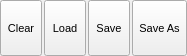
<?xml version="1.0" encoding="UTF-8"?>
<ui version="4.0">
 <class>FileSessionPopup</class>
 <widget class="QWidget" name="FileSessionPopup">
  <property name="geometry">
   <rect>
    <x>0</x>
    <y>0</y>
    <width>187</width>
    <height>56</height>
   </rect>
  </property>
  <property name="sizePolicy">
   <sizepolicy hsizetype="Minimum" vsizetype="Preferred">
    <horstretch>0</horstretch>
    <verstretch>0</verstretch>
   </sizepolicy>
  </property>
  <property name="maximumSize">
   <size>
    <width>16777215</width>
    <height>16777215</height>
   </size>
  </property>
  <property name="font">
   <font>
    <pointsize>8</pointsize>
   </font>
  </property>
  <property name="windowTitle">
   <string>File Session Popup</string>
  </property>
  <layout class="QHBoxLayout" name="horizontalLayout">
   <property name="spacing">
    <number>2</number>
   </property>
   <property name="margin">
    <number>0</number>
   </property>
   <item>
    <widget class="QToolButton" name="ClearButton">
     <property name="sizePolicy">
      <sizepolicy hsizetype="Minimum" vsizetype="Fixed">
       <horstretch>0</horstretch>
       <verstretch>0</verstretch>
      </sizepolicy>
     </property>
     <property name="minimumSize">
      <size>
       <width>0</width>
       <height>56</height>
      </size>
     </property>
     <property name="maximumSize">
      <size>
       <width>128</width>
       <height>56</height>
      </size>
     </property>
     <property name="toolTip">
      <string>Copy the current view to the clipboard as a png image</string>
     </property>
     <property name="text">
      <string>Clear</string>
     </property>
     <property name="icon">
      <iconset resource="icons.qrc">
       <normaloff>:/file/icons/file_clear.svg</normaloff>:/file/icons/file_clear.svg</iconset>
     </property>
     <property name="iconSize">
      <size>
       <width>30</width>
       <height>30</height>
      </size>
     </property>
     <property name="checkable">
      <bool>false</bool>
     </property>
     <property name="autoExclusive">
      <bool>false</bool>
     </property>
     <property name="toolButtonStyle">
      <enum>Qt::ToolButtonTextUnderIcon</enum>
     </property>
     <property name="autoRaise">
      <bool>false</bool>
     </property>
    </widget>
   </item>
   <item>
    <widget class="QToolButton" name="LoadButton">
     <property name="sizePolicy">
      <sizepolicy hsizetype="Minimum" vsizetype="Fixed">
       <horstretch>0</horstretch>
       <verstretch>0</verstretch>
      </sizepolicy>
     </property>
     <property name="minimumSize">
      <size>
       <width>0</width>
       <height>56</height>
      </size>
     </property>
     <property name="maximumSize">
      <size>
       <width>128</width>
       <height>56</height>
      </size>
     </property>
     <property name="toolTip">
      <string>Copy the current view to the clipboard as a png image</string>
     </property>
     <property name="text">
      <string>Load</string>
     </property>
     <property name="icon">
      <iconset resource="icons.qrc">
       <normaloff>:/file/icons/file_open.svg</normaloff>:/file/icons/file_open.svg</iconset>
     </property>
     <property name="iconSize">
      <size>
       <width>30</width>
       <height>30</height>
      </size>
     </property>
     <property name="checkable">
      <bool>false</bool>
     </property>
     <property name="autoExclusive">
      <bool>false</bool>
     </property>
     <property name="toolButtonStyle">
      <enum>Qt::ToolButtonTextUnderIcon</enum>
     </property>
     <property name="autoRaise">
      <bool>false</bool>
     </property>
    </widget>
   </item>
   <item>
    <widget class="QToolButton" name="SaveButton">
     <property name="sizePolicy">
      <sizepolicy hsizetype="Minimum" vsizetype="Fixed">
       <horstretch>0</horstretch>
       <verstretch>0</verstretch>
      </sizepolicy>
     </property>
     <property name="minimumSize">
      <size>
       <width>0</width>
       <height>56</height>
      </size>
     </property>
     <property name="maximumSize">
      <size>
       <width>128</width>
       <height>56</height>
      </size>
     </property>
     <property name="toolTip">
      <string>Copy the current view to the clipboard as a png image</string>
     </property>
     <property name="text">
      <string>Save</string>
     </property>
     <property name="icon">
      <iconset resource="icons.qrc">
       <normaloff>:/file/icons/file_save.svg</normaloff>:/file/icons/file_save.svg</iconset>
     </property>
     <property name="iconSize">
      <size>
       <width>30</width>
       <height>30</height>
      </size>
     </property>
     <property name="checkable">
      <bool>false</bool>
     </property>
     <property name="autoExclusive">
      <bool>false</bool>
     </property>
     <property name="toolButtonStyle">
      <enum>Qt::ToolButtonTextUnderIcon</enum>
     </property>
     <property name="autoRaise">
      <bool>false</bool>
     </property>
    </widget>
   </item>
   <item>
    <widget class="QToolButton" name="SaveAsButton">
     <property name="sizePolicy">
      <sizepolicy hsizetype="Minimum" vsizetype="Fixed">
       <horstretch>0</horstretch>
       <verstretch>0</verstretch>
      </sizepolicy>
     </property>
     <property name="minimumSize">
      <size>
       <width>0</width>
       <height>56</height>
      </size>
     </property>
     <property name="maximumSize">
      <size>
       <width>128</width>
       <height>56</height>
      </size>
     </property>
     <property name="toolTip">
      <string>Copy the current view to the clipboard as a png image</string>
     </property>
     <property name="text">
      <string>Save As</string>
     </property>
     <property name="icon">
      <iconset resource="icons.qrc">
       <normaloff>:/file/icons/file_saveas.svg</normaloff>:/file/icons/file_saveas.svg</iconset>
     </property>
     <property name="iconSize">
      <size>
       <width>30</width>
       <height>30</height>
      </size>
     </property>
     <property name="checkable">
      <bool>false</bool>
     </property>
     <property name="autoExclusive">
      <bool>false</bool>
     </property>
     <property name="toolButtonStyle">
      <enum>Qt::ToolButtonTextUnderIcon</enum>
     </property>
     <property name="autoRaise">
      <bool>false</bool>
     </property>
    </widget>
   </item>
  </layout>
 </widget>
 <resources>
  <include location="icons.qrc"/>
 </resources>
 <connections/>
</ui>
